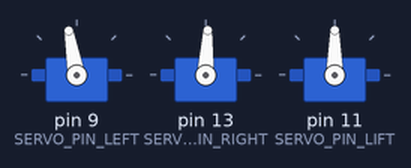
A sketch run on a simulated Arduino Uno, built with avr-gcc and run on an emulated ATmega328P. Parts: 3 × servo. What the sketch prints to the serial monitor is not drawn.

Above: at 0.05 s.
At 4.0 s:
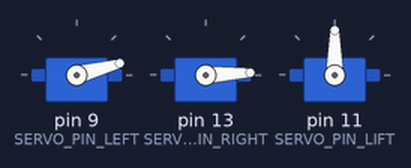
Timing chart, 0 to 7.8 s (numbered marks = the images above):
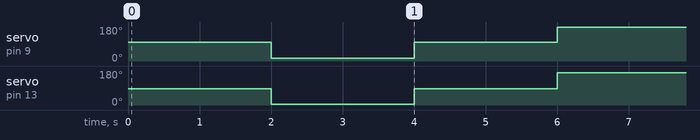

Measured:
- by itself, servo on pin 9 (SERVO_PIN_LEFT): repeats every 6.0 s: 100° 2.0 s, 180° 2.0 s, 15° 2.0 s
- by itself, servo on pin 13 (SERVO_PIN_RIGHT): repeats every 6.0 s: 87° 2.0 s, 170° 2.0 s, 3° 2.0 s

The sketch:

callibrate.ino
```cpp
/*  Mechatronics ME102B
    Simulation of joint angle path
    required to move from one point
    to another.

    Assuming servos lined up on horizontal axis,
    and theta drawn counterclockwise and in radians.
    [L], [R]    : servo coordinates.
    [q]         : end effector.
    [A], [B]    : unactuated joints coordinates.
    t1, t2      : joint angles.

                        V [q = (x, y)]
                       / \
                      /   \
                     /     \
                    /       \
                   /         \
                  /           \
                 /             \
            [A] /               \ [B]
                \               /
                 \             /
                  \           /
                   \ t1      / t2
[Origin] -------- [L] ----- [R]
(0, 0)                                         ^ y
|----------------->| = a                       |
|--------------------------->| = b              --> x

    End effector space boundaries:

          [C2]                    [C3]
           ...                    ...
           ...          V  [q]    ...
           ...         / \        ...
           ...                    ...
           ...       ... ...      ...
           ...                    ...
          [C1]      [L]   [R]     [C4]
*/
#include <stdlib.h>
#include <stdio.h>
#include <math.h>
#include <Servo.h>

#define pi 3.1415926536

#define SERVO_PIN_LIFT  11
#define SERVO_PIN_LEFT  9
#define SERVO_PIN_RIGHT 13

// Fixed robot parameters. (units?) mm
double a = 0; // See diagram.
double b = 47; // See diagram.
double l1 = 36; // | [A] - [L] |
double l2 = 45; // | [q] - [A] |
double l3 = 45; // | [q] - [B] |
double l4 = 36; // | [B] - [R] |
double midpoint; // = a + (b-a) / 2.0;
//assert l2 + l3 > midpoint, 'impossible dimensions: arms disconnected!'

// Corners of end effector space. See diagram.
double C1[2];
double C2[2];
double C3[2];
double C4[2];

// Initialize servos.
Servo left_servo;
Servo right_servo;
Servo lift_servo;

// // // // // // // // // // // // // // // // // // // // // // // //
// // // // // // // // // // // // // // // // // // // // // // // //

// Use callibrate.ino to set the zero and 180 degree range.
// At 0 degrees, both servos point right horizontal, and at 180 degrees, servos rotate ccw to left horizontal.
// IMPORTANT: Callibrate by ONLY attaching first robot arm link to servos. (not whole tool)

double left_servo_0 = 700;
double left_servo_180 = 2440;
double right_servo_0 = 580;
double right_servo_180 = 2300;
double lift_servo_write = 1450; //between 1450-1500 depending on pen length
double lift_servo_pause = 700;

// // // // // // // // // // // // // // // // // // // // // // // //
// // // // // // // // // // // // // // // // // // // // // // // //

double left_rad_to_joint_angle(double rad) {
   return left_servo_0 + rad * (left_servo_180 - left_servo_0) / pi;
}

double right_rad_to_joint_angle(double rad) {
      return right_servo_0 + rad * (right_servo_180 - right_servo_0) / pi;
}

void setup() {
  // Setup "desk" boundaries.
  double extra = 1;
  C1[0] = a - l1;
  C1[1] = 0;
  C2[0] = a - l1;
  C2[1] = l1 + l2 + extra;
  C3[0] = b + l4;
  C3[1] = l3 + l4 + extra;
  C4[0] = b + l4;
  C4[1] = 0;

  // Set initial conditions of end effector and joint angles.
  midpoint = a + (b-a) / 2.0;
  double x_cur = midpoint;
  double y_cur = l1 + sqrt(l2 * l2 - (midpoint - a) * (midpoint - a));
  double t1_cur = pi/2;
  double t2_cur = pi/2; // add description.

  // Attach servos to pins.
  left_servo.attach(SERVO_PIN_LEFT);
  right_servo.attach(SERVO_PIN_RIGHT);
  lift_servo.attach(SERVO_PIN_LIFT);

  double rad = pi / 2;
  double left_us   =   left_rad_to_joint_angle(rad);
  double right_us  =   right_rad_to_joint_angle(rad);

  Serial.begin(9600);
  Serial.println(rad);
  Serial.println("left_us");
  Serial.println(left_us);
  Serial.println("right_us");
  Serial.println(right_us);

  left_servo.writeMicroseconds(left_us); // RECORD RANGES ABOVE!
  right_servo.writeMicroseconds(right_us); // RECORD RANGES ABOVE!
  delay(2000);

  // // // // // // // // // // // // // // // // // // // // // // // //
  // // // // // // // // // // // // // // // // // // // // // // // //

// Callibrate left and right servos.

  while(1) {
    // Go to 0
    left_servo.writeMicroseconds(left_servo_0); // RECORD RANGES ABOVE!
    right_servo.writeMicroseconds(right_servo_0); // RECORD RANGES ABOVE!
    delay(2000);

    // Go to 'deg'
    left_servo.writeMicroseconds(left_us); // RECORD RANGES ABOVE!
    right_servo.writeMicroseconds(right_us); // RECORD RANGES ABOVE!
    delay(2000);

    // Got to 180
    left_servo.writeMicroseconds(left_servo_180); // RECORD RANGES ABOVE!
    right_servo.writeMicroseconds(right_servo_180); // RECORD RANGES ABOVE!
    delay(2000);
  }

// Callibrate lift servo.

//  while(1) {
//    lift_servo.writeMicroseconds(lift_servo_write); // RECORD RANGES ABOVE!
//    delay(2000);
//
//    lift_servo.writeMicroseconds(lift_servo_pause); // RECORD RANGES ABOVE!
//    delay(2000);
//  }

  // // // // // // // // // // // // // // // // // // // // // // // //
  // // // // // // // // // // // // // // // // // // // // // // // //

}

void loop() {

}
```
